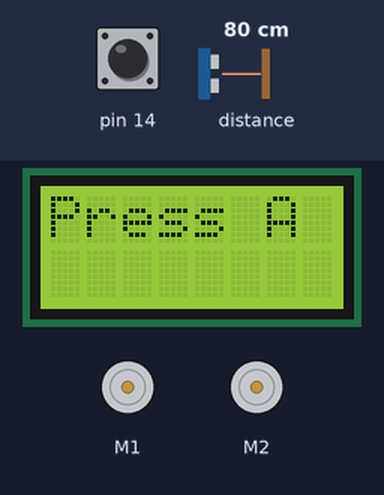
A sketch run on a simulated Arduino Leonardo, built with avr-gcc and run on an emulated ATmega32U4. Shown: 8×2 character LCD, 2 × DC motor (green arrow = forward, orange = backward, longer = faster). The test bench sets the inputs (shaded band); at power-on: pin 14 HIGH, distance to the obstacle 80 cm.

Above: at 0.8 s.
0.9 s: pin 14 pulled LOW for 0.15 s
At 1.9 s:
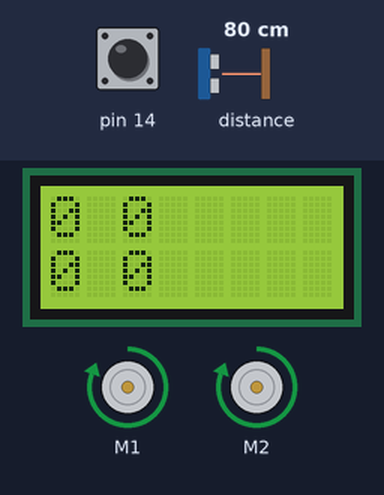
2.5 s: distance to the obstacle set to 2 cm
At 2.9 s:
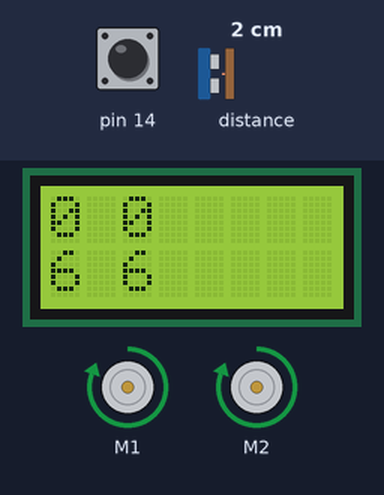
4.0 s: distance to the obstacle set to 18 cm
At 5.1 s:
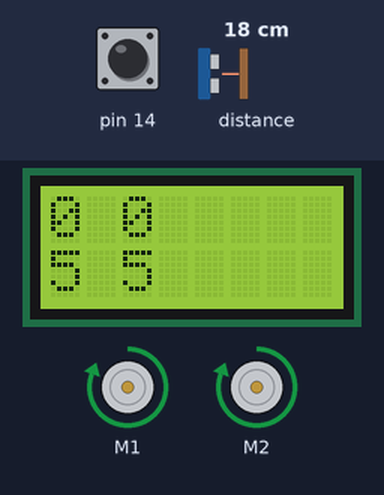
5.5 s: distance to the obstacle set to 35 cm
At 6.8 s:
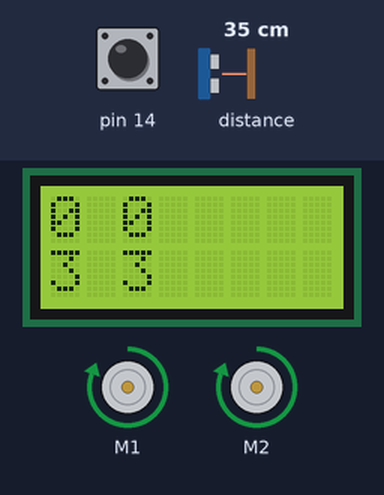
Timing chart, 0 to 8.5 s (numbered marks = the images above; inputs shaded):
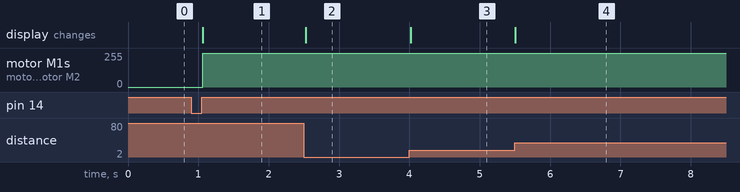

Measured:
- after the input at 0.9 s, motor M1, motor M2: stopped → forward 255/255 after 0.16 s; the display: changes after 0.16 s (image 1)
- after the input at 2.5 s, the display: changes at once (image 2)
- after the input at 4.0 s, the display: changes at once (image 3)
- after the input at 5.5 s, the display: changes at once (image 4)

The sketch:

LCDExample.ino
```cpp
#include <Wire.h>
#include <Zumo32U4.h>

Zumo32U4LCD lcd;
Zumo32U4Motors motors;
Zumo32U4ProximitySensors proxSensors;
Zumo32U4ButtonA buttonA;

const uint8_t sensorThreshold = 2;
const uint16_t turnSpeedMax = 400;
const uint16_t turnSpeedMin = 100;
const uint16_t deceleration = 10;
const uint16_t acceleration = 10;
uint16_t turnSpeed = turnSpeedMax;

void setup() {
  proxSensors.initThreeSensors();
  lcd.clear();
  lcd.print(F("Press A"));
  buttonA.waitForButton();
  lcd.clear();
}

void turnRight() {
  motors.setSpeeds(turnSpeed, -turnSpeed);
}

void turnLeft() {
  motors.setSpeeds(-turnSpeed, turnSpeed);
}

void chargeForward() {
  motors.setSpeeds(turnSpeed, turnSpeed);
}

void loop() {
  proxSensors.read();
  uint8_t FLValue = proxSensors.countsFrontWithLeftLeds();
  uint8_t FRValue = proxSensors.countsFrontWithRightLeds();

  uint8_t LLValue = proxSensors.countsLeftWithLeftLeds();

  uint8_t RRValue = proxSensors.countsRightWithRightLeds();

  bool left = LLValue > sensorThreshold;
  bool right = RRValue > sensorThreshold;

  if (FLValue >= LLValue && FRValue >= RRValue) {
    chargeForward();
  } else if (LLValue >= RRValue && LLValue >= FRValue && LLValue >= FLValue) {
    turnLeft();
  } else if (RRValue >= LLValue && RRValue >= FRValue && RRValue >= FLValue) {
    turnRight();
  }

  lcd.clear();
  lcd.print(LLValue);
  lcd.print(' ');
  lcd.print(RRValue);

  lcd.gotoXY(0,1);
  lcd.print(FLValue);
  lcd.print(' ');
  lcd.print(FRValue);
}
```
